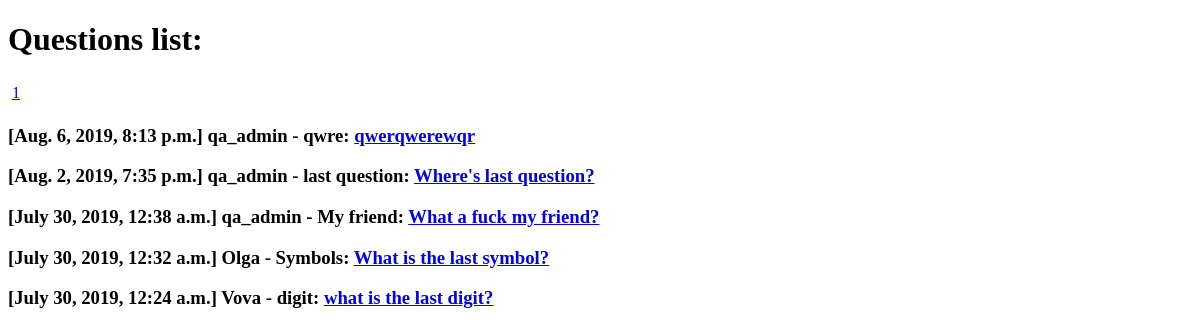
/, run on an earlier commit of the app's database.
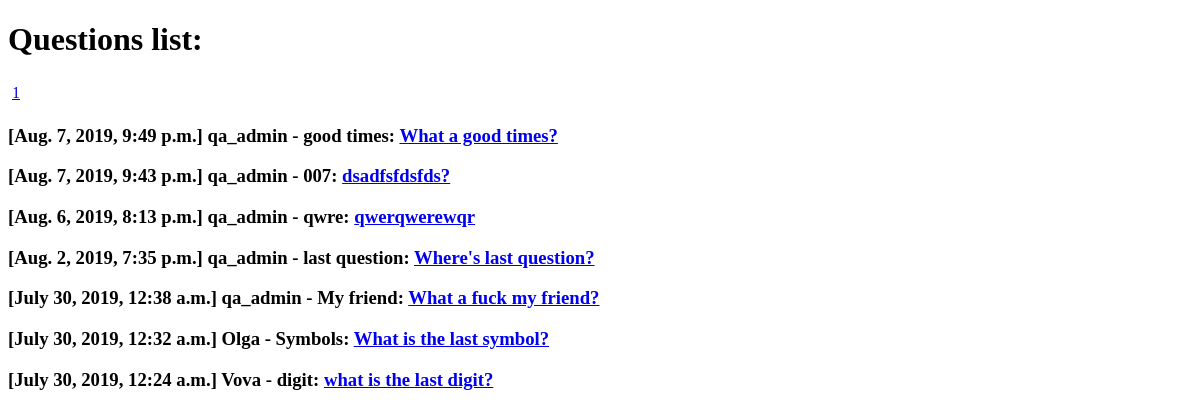
And on a later commit of the database.
### qa/models.py (models this page shows, shortened)
class Question(models.Model):
    objects = QuestionManager()
    title = models.CharField(max_length=255)
    text = models.TextField(default='')
    added_at = models.DateTimeField(blank=True, auto_now_add=True)
    rating = models.IntegerField(default=0)
    author = models.ForeignKey(User, on_delete=models.SET_NULL, null=True)
    likes = models.ManyToManyField(User, related_name='question_like_user', blank=True)
    def get_url(self):
        return "/question/{}/".format(self.id)

### qa/views.py (the view)
# urls.py: path('', views.question_list, name='question-list'),
@require_GET
def question_list(request):
    questions = Question.objects.new()
    paginator, page = paginate(request, questions)
    paginator.baseurl = '/?page='
    context = {
        'questions': page.object_list,
        'paginator': paginator,
        'page': page,
    }
    return  render(request, 'index.html', context)

### qa/models.py (called while the page is built)
    def new(self):
        return self.order_by('-added_at')

### qa/views.py (called while the page is built)
def paginate(request, qs):
    try:
        limit = int(request.GET.get('limit', 10))
    except ValueError:
        limit = 10
    if limit > 100:
        limit = 10
    try:
        page = int(request.GET.get('page', 1))
    except ValueError:
        raise Http404
    paginator = Paginator(qs, limit)
    try:
        page = paginator.page(page)
    except EmptyPage:
        page = paginator.page(paginator.num_pages)
    return paginator, page

### qa/templates/index.html (shortened to what this page needs)
<!DOCTYPE html>
<html lang="en">
<head>
</head>
<body>
<h1> Questions list: </h1>
<nav><ul class="pagination">
{% for p in paginator.page_range %}
  {% if p == page.number %}
  <li class="active">
  {% else %}
  <li>
  {% endif %}
    <a href="{{ paginator.baseurl }}{{ p }}">{{ p }}</a>
  </li>
{% endfor %}
</ul></nav>
{% for question in questions %}
<h3> [{{question.added_at}}] {{question.author}} - {{question.title}}: <a href="{{ question.get_url }}">{{question.text}}</a>  </h3>
{% endfor %}
</body>
</html>

### qa/templates/index.html (style rules this page uses)
ul.pagination { margin: 0; padding: 4px; }
ul.pagination li { display: inline; margin-right: 5px; }

What changed in the data, as far as the page shows it:
added Question: added_at "Aug. 7, 2019, 9:49 p.m.", author "qa_admin", title "good times", text "What a good times?"
added Question: added_at "Aug. 7, 2019, 9:43 p.m.", author "qa_admin", title "007", text "dsadfsfdsfds?"
